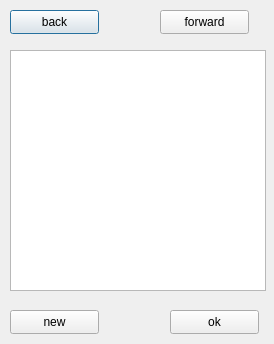
<?xml version="1.0" encoding="UTF-8"?>
<ui version="4.0">
 <class>Dialog</class>
 <widget class="QDialog" name="Dialog">
  <property name="geometry">
   <rect>
    <x>0</x>
    <y>0</y>
    <width>274</width>
    <height>344</height>
   </rect>
  </property>
  <property name="windowTitle">
   <string>Dialog</string>
  </property>
  <widget class="QListView" name="listView">
   <property name="geometry">
    <rect>
     <x>10</x>
     <y>50</y>
     <width>256</width>
     <height>241</height>
    </rect>
   </property>
  </widget>
  <widget class="QPushButton" name="back">
   <property name="geometry">
    <rect>
     <x>10</x>
     <y>10</y>
     <width>89</width>
     <height>24</height>
    </rect>
   </property>
   <property name="text">
    <string>back</string>
   </property>
  </widget>
  <widget class="QPushButton" name="forward">
   <property name="geometry">
    <rect>
     <x>160</x>
     <y>10</y>
     <width>89</width>
     <height>24</height>
    </rect>
   </property>
   <property name="text">
    <string>forward</string>
   </property>
  </widget>
  <widget class="QPushButton" name="createbutton">
   <property name="geometry">
    <rect>
     <x>10</x>
     <y>310</y>
     <width>89</width>
     <height>24</height>
    </rect>
   </property>
   <property name="text">
    <string>new</string>
   </property>
  </widget>
  <widget class="QPushButton" name="ok">
   <property name="geometry">
    <rect>
     <x>170</x>
     <y>310</y>
     <width>89</width>
     <height>24</height>
    </rect>
   </property>
   <property name="text">
    <string>ok</string>
   </property>
  </widget>
 </widget>
 <resources/>
 <connections/>
</ui>
